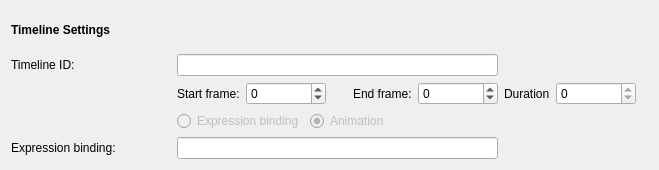
<?xml version="1.0" encoding="UTF-8"?>
<ui version="4.0">
 <class>QmlDesigner::TimelineForm</class>
 <widget class="QWidget" name="QmlDesigner::TimelineForm">
  <property name="geometry">
   <rect>
    <x>0</x>
    <y>0</y>
    <width>627</width>
    <height>170</height>
   </rect>
  </property>
  <property name="windowTitle">
   <string>Form</string>
  </property>
  <layout class="QGridLayout" name="gridLayout">
   <item row="1" column="8" colspan="2">
    <spacer name="horizontalSpacer_11">
     <property name="orientation">
      <enum>Qt::Horizontal</enum>
     </property>
     <property name="sizeHint" stdset="0">
      <size>
       <width>49</width>
       <height>20</height>
      </size>
     </property>
    </spacer>
   </item>
   <item row="2" column="5">
    <widget class="QSpinBox" name="endFrame">
     <property name="minimumSize">
      <size>
       <width>80</width>
       <height>0</height>
      </size>
     </property>
     <property name="maximumSize">
      <size>
       <width>80</width>
       <height>16777215</height>
      </size>
     </property>
     <property name="minimum">
      <number>-10000</number>
     </property>
     <property name="maximum">
      <number>10000</number>
     </property>
    </widget>
   </item>
   <item row="2" column="2" colspan="2">
    <widget class="QSpinBox" name="startFrame">
     <property name="minimumSize">
      <size>
       <width>80</width>
       <height>0</height>
      </size>
     </property>
     <property name="maximumSize">
      <size>
       <width>80</width>
       <height>16777215</height>
      </size>
     </property>
     <property name="minimum">
      <number>-10000</number>
     </property>
     <property name="maximum">
      <number>10000</number>
     </property>
    </widget>
   </item>
   <item row="2" column="6">
    <widget class="QLabel" name="label_9">
     <property name="text">
      <string>Duration</string>
     </property>
     <property name="alignment">
      <set>Qt::AlignLeading|Qt::AlignLeft|Qt::AlignVCenter</set>
     </property>
    </widget>
   </item>
   <item row="4" column="0">
    <widget class="QLabel" name="label_8">
     <property name="text">
      <string>Expression binding:</string>
     </property>
     <property name="alignment">
      <set>Qt::AlignLeading|Qt::AlignLeft|Qt::AlignVCenter</set>
     </property>
    </widget>
   </item>
   <item row="2" column="8" colspan="2">
    <spacer name="horizontalSpacer_10">
     <property name="orientation">
      <enum>Qt::Horizontal</enum>
     </property>
     <property name="sizeHint" stdset="0">
      <size>
       <width>49</width>
       <height>20</height>
      </size>
     </property>
    </spacer>
   </item>
   <item row="2" column="4">
    <widget class="QLabel" name="label_7">
     <property name="text">
      <string>End frame:</string>
     </property>
     <property name="alignment">
      <set>Qt::AlignLeading|Qt::AlignLeft|Qt::AlignVCenter</set>
     </property>
    </widget>
   </item>
   <item row="3" column="3" colspan="2">
    <widget class="QRadioButton" name="animation">
     <property name="enabled">
      <bool>false</bool>
     </property>
     <property name="text">
      <string>Animation</string>
     </property>
     <property name="checked">
      <bool>true</bool>
     </property>
    </widget>
   </item>
   <item row="3" column="8" colspan="2">
    <spacer name="horizontalSpacer_12">
     <property name="orientation">
      <enum>Qt::Horizontal</enum>
     </property>
     <property name="sizeType">
      <enum>QSizePolicy::Expanding</enum>
     </property>
     <property name="sizeHint" stdset="0">
      <size>
       <width>49</width>
       <height>20</height>
      </size>
     </property>
    </spacer>
   </item>
   <item row="4" column="1" colspan="5">
    <widget class="QLineEdit" name="expressionBindingLineEdit">
     <property name="enabled">
      <bool>true</bool>
     </property>
     <property name="minimumSize">
      <size>
       <width>240</width>
       <height>0</height>
      </size>
     </property>
    </widget>
   </item>
   <item row="4" column="8" colspan="2">
    <spacer name="horizontalSpacer_9">
     <property name="orientation">
      <enum>Qt::Horizontal</enum>
     </property>
     <property name="sizeType">
      <enum>QSizePolicy::Expanding</enum>
     </property>
     <property name="sizeHint" stdset="0">
      <size>
       <width>49</width>
       <height>20</height>
      </size>
     </property>
    </spacer>
   </item>
   <item row="2" column="7">
    <widget class="QSpinBox" name="duration">
     <property name="minimumSize">
      <size>
       <width>80</width>
       <height>0</height>
      </size>
     </property>
     <property name="maximumSize">
      <size>
       <width>80</width>
       <height>16777215</height>
      </size>
     </property>
     <property name="readOnly">
      <bool>true</bool>
     </property>
     <property name="maximum">
      <number>20000</number>
     </property>
    </widget>
   </item>
   <item row="3" column="1" colspan="2">
    <widget class="QRadioButton" name="expressionBinding">
     <property name="enabled">
      <bool>false</bool>
     </property>
     <property name="text">
      <string>Expression binding</string>
     </property>
    </widget>
   </item>
   <item row="1" column="1" colspan="5">
    <widget class="QLineEdit" name="idLineEdit">
     <property name="text">
      <string/>
     </property>
    </widget>
   </item>
   <item row="1" column="0">
    <widget class="QLabel" name="label_5">
     <property name="text">
      <string>Timeline ID:</string>
     </property>
     <property name="alignment">
      <set>Qt::AlignLeading|Qt::AlignLeft|Qt::AlignVCenter</set>
     </property>
    </widget>
   </item>
   <item row="0" column="0">
    <widget class="QLabel" name="label">
     <property name="minimumSize">
      <size>
       <width>160</width>
       <height>0</height>
      </size>
     </property>
     <property name="font">
      <font>
       <weight>75</weight>
       <bold>true</bold>
      </font>
     </property>
     <property name="text">
      <string>Timeline Settings</string>
     </property>
    </widget>
   </item>
   <item row="2" column="1">
    <widget class="QLabel" name="label_6">
     <property name="text">
      <string>Start frame:</string>
     </property>
     <property name="alignment">
      <set>Qt::AlignLeading|Qt::AlignLeft|Qt::AlignVCenter</set>
     </property>
    </widget>
   </item>
  </layout>
 </widget>
 <resources/>
 <connections/>
</ui>
